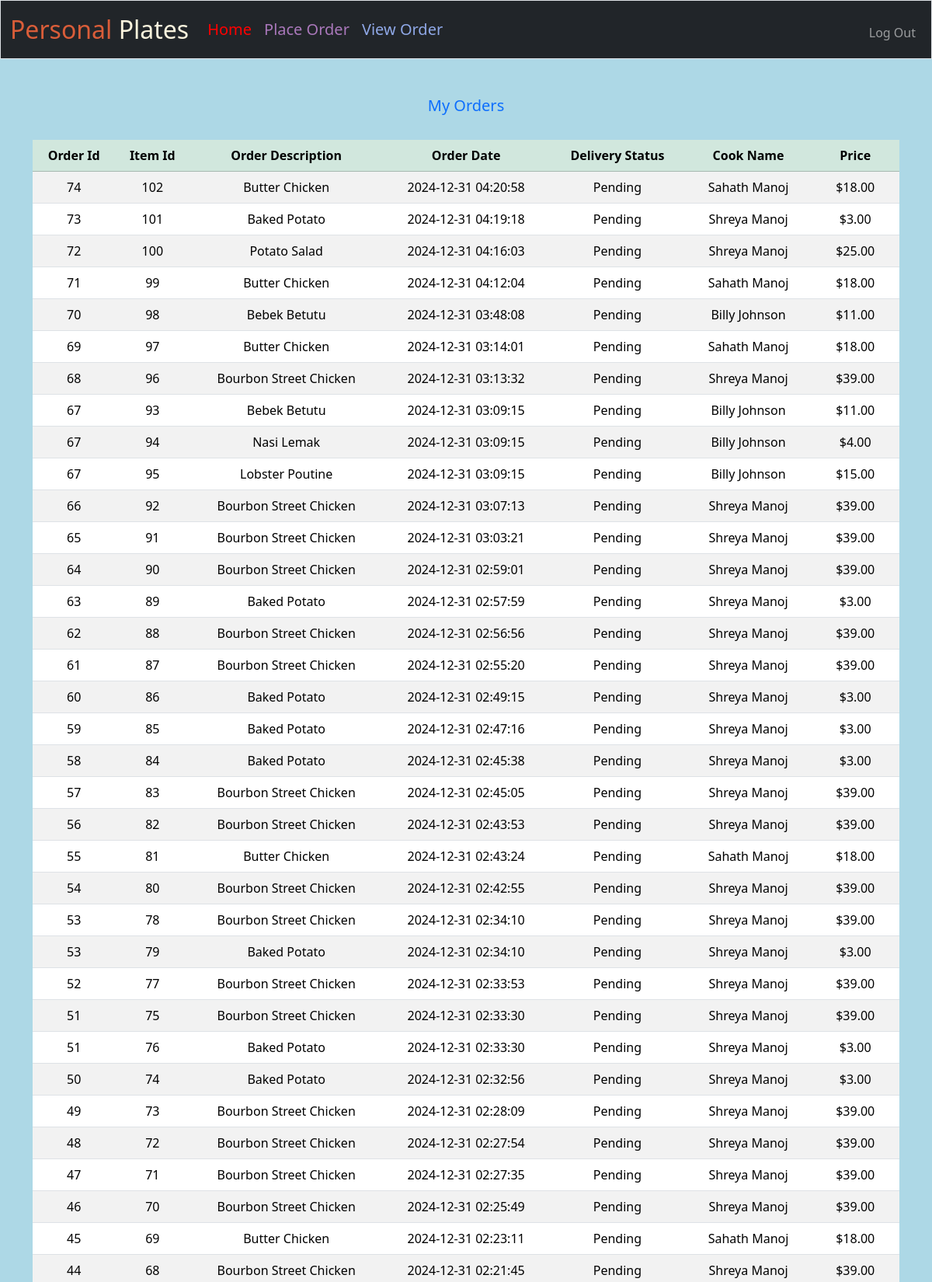
Page /customer_home (signed in, upper part) on the committed database.
### tables this page shows
CREATE TABLE customer_order_items(id INTEGER PRIMARY KEY AUTOINCREMENT NOT NULL,order_id INTEGER NOT NULL,chef_id INTEGER NOT NULL,item_description TEXT NOT NULL,price numeric NOT NULL,delivery_status TEXT NOT NULL);

CREATE TABLE customer_order(id INTEGER PRIMARY KEY AUTOINCREMENT NOT NULL,customer_id INTEGER NOT NULL,order_date timestamp);

### app.py (the view)
@app.route("/customer_home")
@login_customer_required
def customer_home():
    order_amount = 0
    orders = db.execute(
        "SELECT customer_order.id as order_id,customer_order.order_date,item.id item_id,item.item_description,item.price,item.chef_id,concat(chefs.first_name,' ',chefs.last_name) as chef_name,item.delivery_status FROM customer_order INNER JOIN customer_order_items item ON ( customer_order.id = item.order_id ) INNER JOIN chefs ON ( item.chef_id = chefs.id ) WHERE customer_order.customer_id = (?) and delivery_status = 'Pending' order by customer_order.order_date DESC", session.get("user_id"))
    rows = db.execute(
        "SELECT sum(item.price) order_amount FROM customer_order  INNER JOIN customer_order_items item ON ( customer_order.id = item.order_id ) INNER JOIN chefs ON ( item.chef_id = chefs.id ) WHERE customer_order.customer_id = (?) and delivery_status = 'Pending'", session.get("user_id"))
    if len(orders) > 0:
        order_amount = rows[0].get("order_amount")
    else:
        order_amount = 0
    return render_template("customer_home.html", orders=orders, order_total=order_amount)

### app.py (called while the page is built)
@app.after_request
def after_request(response):
    response.headers["Cache-Control"] = "no-cache, no-store, must-revalidate"
    response.headers["Expires"] = 0
    response.headers["Pragma"] = "no-cache"
    return response

### helpers.py (called while the page is built)
def login_customer_required(f):
    @wraps(f)
    def decorated_function(*args, **kwargs):
        if session.get("user_id") is None:
            return redirect("/login_customer")
        return f(*args, **kwargs)
    return decorated_function

def usd(value):
    return f"${value:,.2f}"

### templates/customer_home.html (shortened to what this page needs)
{% extends "customer_layout.html" %}
{% block main %}
    {% if order_total > 0  %}
        <h5 class="text-primary">My Orders</h5>
        <br>
        <table class="table table-striped">
            <thead class="table-success">
                <tr>
                    <th>Order Id</th>
                    <th>Item Id</th>
                    <th>Order Description</th>
                    <th>Order Date</th>
                    <th>Delivery Status</th>
                    <th>Cook Name</th>
                    <th>Price</th>
                </tr>
            </thead>
            <tbody>
                {% for order in orders %}
                    <tr>
                        <td>{{ order.order_id }}</td>
                        <td>{{ order.item_id }}</td>
                        <td>{{ order.item_description }}</td>
                        <td>{{ order.order_date }}</td>
                        <td>{{ order.delivery_status }}</td>
                        <td>{{ order.chef_name }}</td>
                        <td>{{ order.price | usd}}</td>
                    </tr>
                {% endfor %}
            </tbody>
        </table>
    {% endif %}
{% endblock %}

### templates/customer_layout.html (style rules this page uses)
body { background-color: lightblue; }

### rows in the picture
customer_order_items: order_id "74", item_id "102", item_description "Butter Chicken", order_date "2024-12-31 04:20:58", delivery_status "Pending", chef_name "Sahath Manoj", price "$18.00"
customer_order_items: order_id "73", item_id "101", item_description "Baked Potato", order_date "2024-12-31 04:19:18", delivery_status "Pending", chef_name "Shreya Manoj", price "$3.00"
customer_order_items: order_id "72", item_id "100", item_description "Potato Salad", order_date "2024-12-31 04:16:03", delivery_status "Pending", chef_name "Shreya Manoj", price "$25.00"
customer_order_items: order_id "71", item_id "99", item_description "Butter Chicken", order_date "2024-12-31 04:12:04", delivery_status "Pending", chef_name "Sahath Manoj", price "$18.00"
customer_order_items: order_id "70", item_id "98", item_description "Bebek Betutu", order_date "2024-12-31 03:48:08", delivery_status "Pending", chef_name "Billy Johnson", price "$11.00"
customer_order_items: order_id "69", item_id "97", item_description "Butter Chicken", order_date "2024-12-31 03:14:01", delivery_status "Pending", chef_name "Sahath Manoj", price "$18.00"
customer_order_items: order_id "68", item_id "96", item_description "Bourbon Street Chicken", order_date "2024-12-31 03:13:32", delivery_status "Pending", chef_name "Shreya Manoj", price "$39.00"
customer_order_items: order_id "67", item_id "93", item_description "Bebek Betutu", order_date "2024-12-31 03:09:15", delivery_status "Pending", chef_name "Billy Johnson", price "$11.00"
customer_order_items: order_id "67", item_id "94", item_description "Nasi Lemak", order_date "2024-12-31 03:09:15", delivery_status "Pending", chef_name "Billy Johnson", price "$4.00"
customer_order_items: order_id "67", item_id "95", item_description "Lobster Poutine", order_date "2024-12-31 03:09:15", delivery_status "Pending", chef_name "Billy Johnson", price "$15.00"
customer_order_items: order_id "66", item_id "92", item_description "Bourbon Street Chicken", order_date "2024-12-31 03:07:13", delivery_status "Pending", chef_name "Shreya Manoj", price "$39.00"
customer_order_items: order_id "65", item_id "91", item_description "Bourbon Street Chicken", order_date "2024-12-31 03:03:21", delivery_status "Pending", chef_name "Shreya Manoj", price "$39.00"
customer_order_items: order_id "64", item_id "90", item_description "Bourbon Street Chicken", order_date "2024-12-31 02:59:01", delivery_status "Pending", chef_name "Shreya Manoj", price "$39.00"
customer_order_items: order_id "63", item_id "89", item_description "Baked Potato", order_date "2024-12-31 02:57:59", delivery_status "Pending", chef_name "Shreya Manoj", price "$3.00"
customer_order_items: order_id "62", item_id "88", item_description "Bourbon Street Chicken", order_date "2024-12-31 02:56:56", delivery_status "Pending", chef_name "Shreya Manoj", price "$39.00"
customer_order_items: order_id "61", item_id "87", item_description "Bourbon Street Chicken", order_date "2024-12-31 02:55:20", delivery_status "Pending", chef_name "Shreya Manoj", price "$39.00"
customer_order_items: order_id "60", item_id "86", item_description "Baked Potato", order_date "2024-12-31 02:49:15", delivery_status "Pending", chef_name "Shreya Manoj", price "$3.00"
customer_order_items: order_id "59", item_id "85", item_description "Baked Potato", order_date "2024-12-31 02:47:16", delivery_status "Pending", chef_name "Shreya Manoj", price "$3.00"
customer_order_items: order_id "58", item_id "84", item_description "Baked Potato", order_date "2024-12-31 02:45:38", delivery_status "Pending", chef_name "Shreya Manoj", price "$3.00"
customer_order_items: order_id "57", item_id "83", item_description "Bourbon Street Chicken", order_date "2024-12-31 02:45:05", delivery_status "Pending", chef_name "Shreya Manoj", price "$39.00"
customer_order_items: order_id "56", item_id "82", item_description "Bourbon Street Chicken", order_date "2024-12-31 02:43:53", delivery_status "Pending", chef_name "Shreya Manoj", price "$39.00"
customer_order_items: order_id "55", item_id "81", item_description "Butter Chicken", order_date "2024-12-31 02:43:24", delivery_status "Pending", chef_name "Sahath Manoj", price "$18.00"
customer_order_items: order_id "54", item_id "80", item_description "Bourbon Street Chicken", order_date "2024-12-31 02:42:55", delivery_status "Pending", chef_name "Shreya Manoj", price "$39.00"
customer_order_items: order_id "53", item_id "78", item_description "Bourbon Street Chicken", order_date "2024-12-31 02:34:10", delivery_status "Pending", chef_name "Shreya Manoj", price "$39.00"
customer_order_items: order_id "53", item_id "79", item_description "Baked Potato", order_date "2024-12-31 02:34:10", delivery_status "Pending", chef_name "Shreya Manoj", price "$3.00"
customer_order_items: order_id "52", item_id "77", item_description "Bourbon Street Chicken", order_date "2024-12-31 02:33:53", delivery_status "Pending", chef_name "Shreya Manoj", price "$39.00"
customer_order_items: order_id "51", item_id "75", item_description "Bourbon Street Chicken", order_date "2024-12-31 02:33:30", delivery_status "Pending", chef_name "Shreya Manoj", price "$39.00"
customer_order_items: order_id "51", item_id "76", item_description "Baked Potato", order_date "2024-12-31 02:33:30", delivery_status "Pending", chef_name "Shreya Manoj", price "$3.00"
customer_order_items: order_id "50", item_id "74", item_description "Baked Potato", order_date "2024-12-31 02:32:56", delivery_status "Pending", chef_name "Shreya Manoj", price "$3.00"
customer_order_items: order_id "49", item_id "73", item_description "Bourbon Street Chicken", order_date "2024-12-31 02:28:09", delivery_status "Pending", chef_name "Shreya Manoj", price "$39.00"
customer_order_items: order_id "48", item_id "72", item_description "Bourbon Street Chicken", order_date "2024-12-31 02:27:54", delivery_status "Pending", chef_name "Shreya Manoj", price "$39.00"
customer_order_items: order_id "47", item_id "71", item_description "Bourbon Street Chicken", order_date "2024-12-31 02:27:35", delivery_status "Pending", chef_name "Shreya Manoj", price "$39.00"
customer_order_items: order_id "46", item_id "70", item_description "Bourbon Street Chicken", order_date "2024-12-31 02:25:49", delivery_status "Pending", chef_name "Shreya Manoj", price "$39.00"
customer_order_items: order_id "45", item_id "69", item_description "Butter Chicken", order_date "2024-12-31 02:23:11", delivery_status "Pending", chef_name "Sahath Manoj", price "$18.00"
customer_order_items: order_id "44", item_id "68", item_description "Bourbon Street Chicken", order_date "2024-12-31 02:21:45", delivery_status "Pending", chef_name "Shreya Manoj", price "$39.00"
